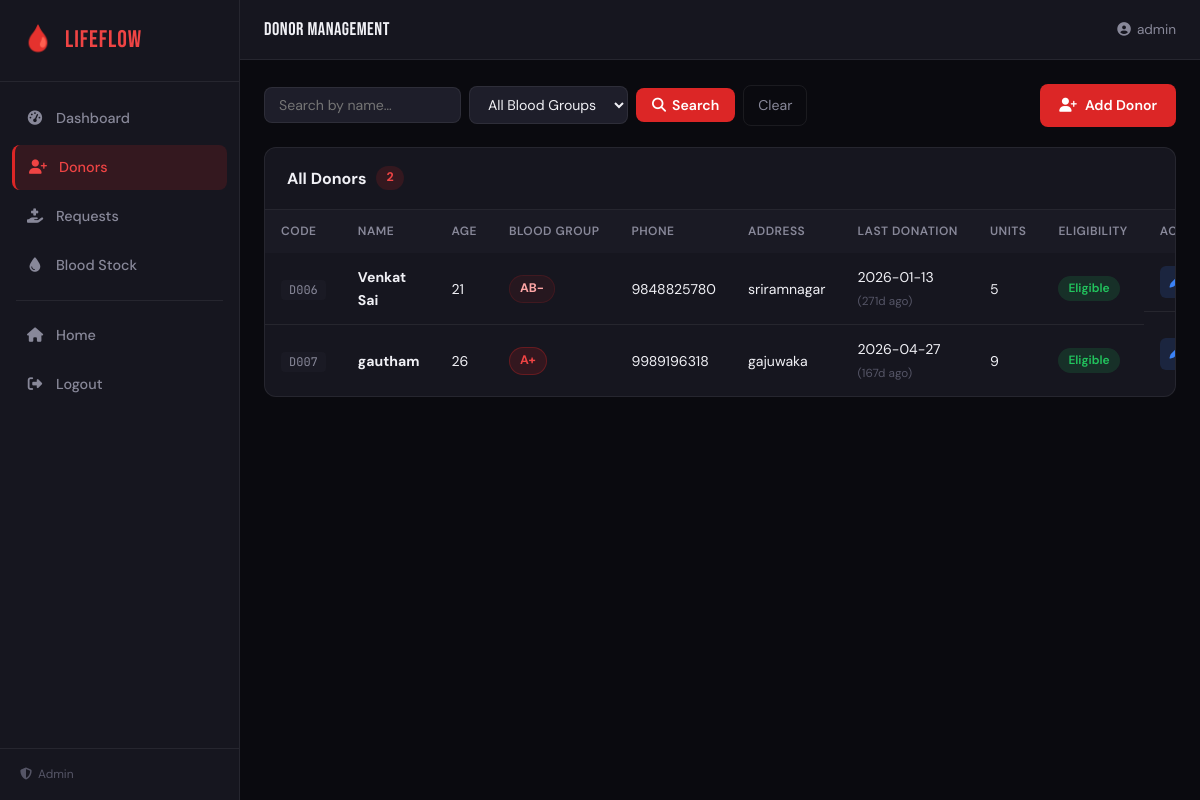
Page /donors (signed in) on the committed database.
### models.py (models this page shows, shortened)
class Donor(db.Model):
    __tablename__ = "donors"
    id            = db.Column(db.Integer, primary_key=True)
    donor_code    = db.Column(db.String(10), unique=True, nullable=False, index=True)  # e.g. D001
    name          = db.Column(db.String(120), nullable=False)
    age           = db.Column(db.Integer, nullable=False)
    blood_group   = db.Column(db.String(4), nullable=False, index=True)
    phone         = db.Column(db.String(15), nullable=False)
    email         = db.Column(db.String(120), nullable=True)
    address       = db.Column(db.String(200), nullable=True)
    last_donation = db.Column(db.Date, nullable=True)
    units_donated = db.Column(db.Integer, default=1, nullable=False)
    registered_on = db.Column(db.Date, default=datetime.utcnow, nullable=False)
    is_active     = db.Column(db.Boolean, default=True, nullable=False)
    @property
    def eligible(self):
        if self.last_donation is None:
            return True
        delta = (datetime.utcnow().date() - self.last_donation).days
        return delta >= 90
    @property
    def days_since_donation(self):
        if self.last_donation is None:
            return None
        return (datetime.utcnow().date() - self.last_donation).days

### app.py (the view)
@app.route("/donors")
@login_required
def donors():
    bg   = request.args.get("blood_group", "").strip()
    name = request.args.get("name", "").strip()
    donor_list = DonorService.list_donors(blood_group=bg, name=name)
    return render_template(
        "donors.html",
        donors=donor_list, blood_groups=BLOOD_GROUPS,
        search_bg=bg, search_name=name
    )

### app.py (called while the page is built)
def login_required(f):
    @wraps(f)
    def decorated(*args, **kwargs):
        if not session.get("logged_in"):
            flash("Please log in to access this page.", "warning")
            return redirect(url_for("login"))
        return f(*args, **kwargs)
    return decorated

### services.py (called while the page is built)
    @staticmethod
    def list_donors(blood_group: str = "", name: str = ""):
        q = Donor.query.filter_by(is_active=True)
        if blood_group:
            q = q.filter_by(blood_group=blood_group)
        if name:
            q = q.filter(Donor.name.ilike(f"%{name}%"))
        return q.order_by(Donor.registered_on.desc()).all()

### templates/donors.html (shortened to what this page needs)
{% extends "layout.html" %}
{% block page_title %}Donor Management{% endblock %}
{% block content %}
<div class="page-toolbar">
  <form method="GET" class="search-bar">
    <input type="text" name="name" placeholder="Search by name…" value="{{ search_name }}">
    <select name="blood_group">
      <option value="">All Blood Groups</option>
    </select>
    <button type="submit" class="btn-search"><i class="fa fa-magnifying-glass"></i> Search</button>
    <a href="{{ url_for('donors') }}" class="btn-clear">Clear</a>
  </form>
  <a href="{{ url_for('add_donor') }}" class="btn btn-red"><i class="fa fa-user-plus"></i> Add Donor</a>
</div>
<div class="table-card">
  <div class="table-header">
    <h3>All Donors <span class="count-badge">{{ donors | length }}</span></h3>
  </div>
  {% if donors %}
  <div class="table-scroll">
    <table class="data-table">
      <thead>
        <tr>
          <th>Code</th><th>Name</th><th>Age</th><th>Blood Group</th>
          <th>Phone</th><th>Address</th><th>Last Donation</th>
          <th>Units</th><th>Eligibility</th><th>Actions</th>
        </tr>
      </thead>
      <tbody>
        {% for donor in donors %}
        <tr>
          <td><span class="id-tag">{{ donor.donor_code }}</span></td>
          <td><strong>{{ donor.name }}</strong></td>
          <td>{{ donor.age }}</td>
          <td><span class="bg-badge bg-{{ donor.blood_group | replace('+','p') | replace('-','n') }}">{{ donor.blood_group }}</span></td>
          <td>{{ donor.phone }}</td>
          <td>{{ donor.address or '—' }}</td>
          <td>
            {% if donor.last_donation %}
              {{ donor.last_donation.isoformat() }}
              <small style="color:var(--text-dim)">({{ donor.days_since_donation }}d ago)</small>
            {% else %}—{% endif %}
          </td>
          <td>{{ donor.units_donated }}</td>
          <td>
            {% if donor.eligible %}
            <span class="status-badge status-ok">Eligible</span>
            {% else %}
            <span class="status-badge status-warn">Cooling Down</span>
            {% endif %}
          </td>
          <td class="action-cell">
            <a href="{{ url_for('update_donor', donor_id=donor.id) }}" class="btn-icon btn-edit" title="Edit"><i class="fa fa-pen"></i></a>
          </td>
        </tr>
        {% endfor %}
      </tbody>
    </table>
  </div>
  {% else %}
  <div class="empty-state">
    <i class="fa fa-users-slash"></i>
    <p>No donors found. <a href="{{ url_for('add_donor') }}">Add one?</a></p>
  </div>
  {% endif %}
</div>
{% endblock %}

### static/css/style.css (style rules this page uses)
:root { --red:#dc2626;--red-light:#ef4444;--red-dim:rgba(220,38,38,.15);--red-glow:rgba(220,38,38,.3); --bg:#0a0a0f;--bg2:#111118;--bg3:#1a1a24;--bg4:#222230; --surface:#16161f;--surface2:#1e1e2a; --border:rgba(255,255,255,.07);--border-red:rgba(220,38,38,.3); --text:#f0f0f5;--text-muted:#888899;--text-dim:#555566; --green:#22c55e;--amber:#f59e0b;--blue:#3b82f6; --sidebar-w:240px;--topbar-h:60px; --radius:12px;--radius-sm:8px;--shadow:0 4px 24px rgba(0,0,0,.5); --font-display:'Bebas Neue',sans-serif;--font-body:'DM Sans',sans-serif;--font-mono:'JetBrains Mono',monospace; --transition:.2s ease; }
*,*::before,*::after { box-sizing:border-box;margin:0;padding:0 }
html { scroll-behavior:smooth }
body { font-family:var(--font-body);background:var(--bg);color:var(--text);min-height:100vh;line-height:1.6 }
a { color:var(--red-light);text-decoration:none }
.btn { display:inline-flex;align-items:center;gap:8px;padding:9px 18px;border-radius:var(--radius-sm);font-family:var(--font-body);font-size:.88rem;font-weight:600;cursor:pointer;border:1.5px solid transparent;transition:all var(--transition);text-decoration:none }
.btn-red { background:var(--red);color:#fff }
.btn-icon { display:inline-flex;align-items:center;justify-content:center;width:32px;height:32px;border-radius:6px;font-size:.8rem;transition:all var(--transition) }
.btn-edit { background:rgba(59,130,246,.15);color:var(--blue) }
.page-toolbar { display:flex;align-items:center;gap:12px;margin-bottom:20px;flex-wrap:wrap }
.search-bar { display:flex;align-items:center;gap:8px;flex:1;flex-wrap:wrap }
.search-bar input,.search-bar select { background:var(--surface2);border:1px solid var(--border);border-radius:var(--radius-sm);color:var(--text);padding:8px 14px;font-family:var(--font-body);font-size:.88rem;outline:none;transition:border-color var(--transition) }
.btn-search { background:var(--red);color:#fff;border:none;border-radius:var(--radius-sm);padding:8px 16px;font-family:var(--font-body);font-size:.88rem;font-weight:600;cursor:pointer;display:flex;align-items:center;gap:6px;transition:background var(--transition) }
.btn-clear { background:none;border:1px solid var(--border);color:var(--text-muted);border-radius:var(--radius-sm);padding:8px 14px;font-size:.88rem;cursor:pointer;transition:all var(--transition);text-decoration:none }
.table-card { background:var(--surface);border:1px solid var(--border);border-radius:var(--radius);overflow:hidden }
.table-header { padding:18px 22px;border-bottom:1px solid var(--border);display:flex;align-items:center;justify-content:space-between }
.table-header h3 { font-size:1rem;display:flex;align-items:center;gap:10px }
.count-badge { background:var(--red-dim);color:var(--red-light);border-radius:999px;padding:2px 10px;font-size:.78rem;font-weight:700 }
.table-scroll { overflow-x:auto }
.data-table { width:100%;border-collapse:collapse;font-size:.88rem }
.data-table th { background:var(--bg3);padding:12px 16px;text-align:left;font-size:.75rem;font-weight:600;text-transform:uppercase;letter-spacing:.5px;color:var(--text-muted);white-space:nowrap }
.data-table td { padding:13px 16px;border-bottom:1px solid var(--border);color:var(--text);vertical-align:middle }
.data-table tr:last-child td { border-bottom:none }
.action-cell { display:flex;gap:6px;align-items:center }
.id-tag { font-family:var(--font-mono);font-size:.75rem;color:var(--text-muted);background:var(--bg3);padding:2px 8px;border-radius:4px }
.bg-badge { display:inline-block;padding:3px 10px;border-radius:999px;font-weight:700;font-size:.78rem }
.bg-Op,.bg-Bp,.bg-Ap,.bg-ABp { background:var(--red-dim);color:var(--red-light);border:1px solid var(--border-red) }
.bg-On,.bg-Bn,.bg-An,.bg-ABn { background:rgba(220,38,38,.08);color:#fca5a5;border:1px solid rgba(220,38,38,.15) }
.status-badge { display:inline-flex;align-items:center;padding:3px 10px;border-radius:999px;font-size:.75rem;font-weight:600 }
.status-ok { background:rgba(34,197,94,.15);color:var(--green) }

### rows in the picture
Donor: donor_code "D006", name "Venkat Sai", age "21", blood_group "AB-", phone "9848825780", address "sriramnagar", last_donation "2026-01-13", days_since_donation "271", units_donated "5", shows "Eligible"
Donor: donor_code "D007", name "gautham", age "26", blood_group "A+", phone "9989196318", address "gajuwaka", last_donation "2026-04-27", days_since_donation "167", units_donated "9", shows "Eligible"

### other values in the picture
{{ session.get('user_role','admin')|title }} "Admin"
{{ session.get('username','Admin') }} "admin"
{{ donors | length }} "2"
